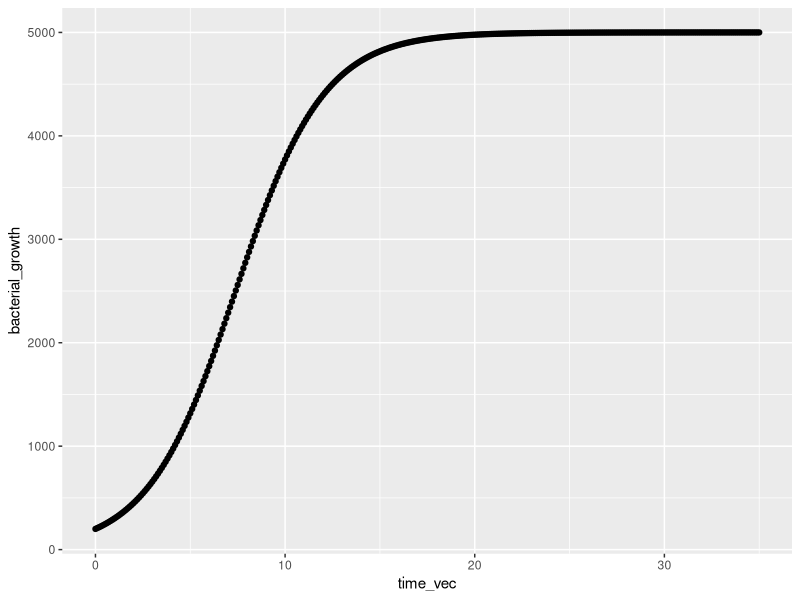
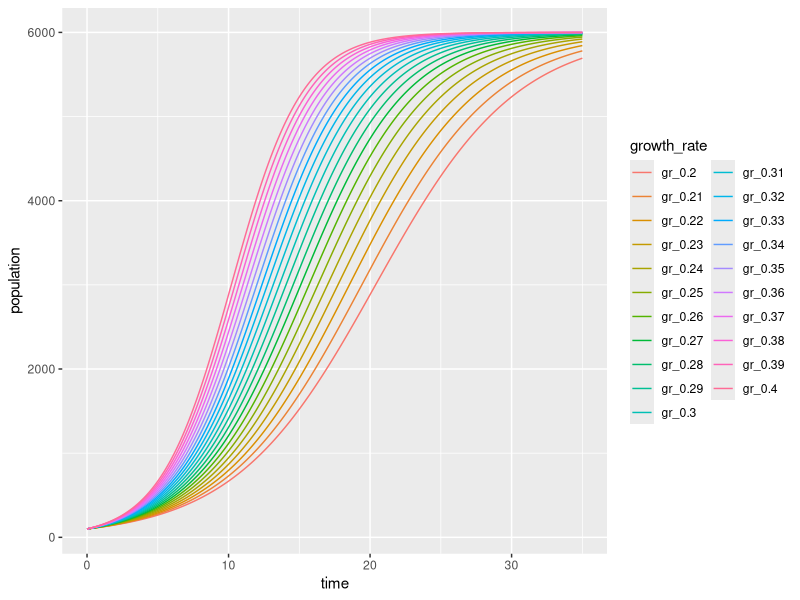

Source code (R) for these figures, in order:
## ---- chunk 1
knitr::opts_chunk$set(echo = TRUE)
library(tidyverse)
library(palmerpenguins)
## ---- chunk 2
quarter_splits <- c(1.0, 1.1, 1.2, 1.1, 1.4, 1.5, 1.6, 1.4)
half_splits <- vector(mode = "numeric", length = length(quarter_splits) - 1)

for (i in 1:(length(quarter_splits) - 1)) {
  half_mile <- quarter_splits[i] + quarter_splits[i + 1]
  half_splits[i] <- half_mile
}

half_splits

# need to use `1:(length(quarter_splits) -1)` instead of `seq_along(quarter_splits) - 1` because there isn't a 0 position and `seq_along() - 1` creates "0, 1, 2, 3, 4, 5, 6, 7"
## ---- chunk 3
birddog_sum <- function(bird, dog) {
  add_birddog <- sum(bird + dog)
  return(add_birddog)
}

bird100_dog5 <- birddog_sum(bird = 100, dog = 5)
bird100_dog5

# how can this break: enter string instead of numeric (`sum()` and `+` expects numerics)
birddog_sum(bird = 10, dog = 10)
## ---- chunk 4
say_hello <- function(friend, weekday) {
  print(paste("Hello,", friend, "have a great", weekday))
}

say_hello(friend = "Sarah", weekday = "Thursday")
## ---- chunk 5
birddog_sum <- function(bird, dog) {
  
  if (bird > 50) {
    stop("Birds can't be greater than 50")
  }
  if (bird < 10) {
    message("Cool little bird!")
  }
  if (dog < 0) {
    warning("Can a dog be less than 0 lbs?")
  }
  
  add_birddog <- sum(bird + dog)
  return(add_birddog)
}

#broken code: birddog_sum(bird = 55, dog = 10)

birddog_sum(bird = 6, dog = 5)

birddog_sum(bird = 6, dog = -5)
## ---- chunk 6
find_multiple <- function(a, b) {
  my_multiplication <- a * b
  print(my_multiplication)
}

# In python this will break (have to use return instead of print)
find_multiple(a = 10, b = 6)

find_multiple(a = 10, b = 6) + 12

# Usually you would store it into another object
my_final_value <- find_multiple(a = 10, b = 6) + 12

my_final_value
## ---- chunk 7
animal_age <- function(animal, age) {
  
  if (animal == "dog") {
    creature_age <- age * 7
  }
  else if (animal == "goat") {
    creature_age <- age * 4.7
  }
  return(creature_age)
}

animal_age(animal = "goat", age = 10)

# How can this break? If you put age as a string, if you enter a different animal name
## ---- chunk 8
# `stop()` stops the code at that point if condition isn't met and gives message
# `warning()` runs the code but gives warning message if condition met
# `message() gives message if certain conditions met

animal_age <- function(animal, age) {
  
  if (!animal %in% c("dog", "goat")) {
    stop("Animal must be a dog or a goat.")
  }
  
  if (animal == "dog") {
    creature_age <- age * 7
  }
  else if (animal == "goat") {
    creature_age <- age * 4.7
  }
  return(creature_age)
}

#broken code: animal_age(animal = "zebra", age = 10)

# won't knit if there's a stop error message showing up, can comment out broken code to allow kniting
## ---- chunk 9
# `%in%` asks, for each element (row) it will ask "in column species, is this Adelie or Gentoo", then it will go to the next row

adelie_gentoo <- penguins %>% 
  filter(species %in% c("Adelie", "Gentoo"))
## ---- chunk 10
# in data set this will go to first row in species column and say "does this match Adelie", then goes to the second row and says "is this Gentoo", keeps going back and for until at end of data set (AKA does't ask is this Adelie or Gentoo for each row)

adelie_gentoo_wrong <- penguins %>% 
  filter(species == c("Adelie", "Gentoo"))
## ---- chunk 11
# when in doubt if something is going to work, build them separately to test them out first
# `colnames(df[i])` will return that column name as a string
# have to use `[[]]` here because we're working with data frame instead of vector

df_means <- function(df) {
  for (i in 1:ncol(df)) {
    col_mean <- mean(df[[i]], na.rm = TRUE)
    col_name <- colnames(df[i])
    print(paste("The mean of", col_name, "is", col_mean))
  }
}

df_means(df = mtcars)
## ---- chunk 12
# Make a subset of only the structural size variables from penguins data set for Chinstraps

chinstrap_sizes <- penguins %>% 
  filter(species == "Chinstrap") %>% 
  select(bill_depth_mm, bill_length_mm, body_mass_g, bill_depth_mm)

df_means(chinstrap_sizes)

df_means(penguins)
## ---- chunk 13
# `is.something` asks the questions is something true or false
# `as.something' assigns an element to be the something

lunchtime <- function(tacos, price_per) {
  
  if (is.numeric(tacos) == FALSE) {
    stop("You must input a number of tacos.")
  }
  
  total_price <- tacos * price_per
  return(total_price)
}

#broken code: lunchtime(tacos = "stop", price_per = 2.5)

lunchtime(tacos = 10, price_per = 4)
## ---- chunk 14
# Calculate groundwater transport rate

gw_rate <- function(site) {
  
  gw_slope_depth <- data.frame(sitename = c("mountain", "prairie", "desert", "beach"),
                               depth = c(32, 41, 63, 2),
                               slope = c(11.2, 0.4, 0.8, 2.6))
  site_select <- filter(gw_slope_depth, sitename == site)
                # could write: `gw_slope_depth %>% filter(sitename == site)`
  
  transport_rate <- 1.4 * site_select$slope + 3.6 * site_select$depth
  
  return(transport_rate)
}

# `filter()` to pull out certain rows
# `select()` to pull out certain columns

gw_rate(site = "beach")
## ---- chunk 15
gw_rate_switch <- function(site) {
  
  gw_slope_depth <- switch(site, 
                           "mountain" = c(32, 11.2),
                           "prairie" = c(41, 0.4),
                           "desert" = c(63, 0.8),
                           "beach" = c(2, 2.6))
  transport_rate <- 1.4 * gw_slope_depth[2] + 3.6 * gw_slope_depth[1]
  
  return(transport_rate)
}

gw_rate_switch("beach")

# Simple way to write this for above example. Maybe not the best for large data set (instead read in as data frame and then use first option to filter)
## ---- chunk 16
# write right site of equation for function, highlight, "command + option + x" - will make function notation

logistic_growth <- function(K, N0, r, time) {
 Nt <- K / (1 + ((K - N0) / N0) * exp(-r * time))
  print(Nt)
}

logistic_growth(K = 5000, N0 = 200, r = 0.43, time = 6)

# can input one vector for an argument of function

time_vec <- seq(from = 0, to = 35, by = 0.1)

bacterial_growth <- logistic_growth(K = 5000, N0 = 200, r = 0.43, time = time_vec)

bacterial_df <- data.frame(time_vec, bacterial_growth)

ggplot(data = bacterial_df, aes(x = time_vec, y = bacterial_growth)) +
  geom_point()
## ---- chunk 17
r_seq <- seq(from = 0.20, to = 0.40, by = 0.01)
time_vec <- seq(from = 0, to = 35, by = 0.1)

out_matrix <- matrix(nrow = length(time_vec), ncol = length(r_seq))

# N0 = 100, K = 6000
for (i in seq_along(r_seq)) {
  for (j in seq_along(time_vec)) {
    pop <- logistic_growth(K = 6000, N0 = 100, r = r_seq[i], time = time_vec[j])
    out_matrix[j, i] <- pop
  }
}
# generally won't be writing more than one a double for loop 


# Wrangling: put column of time as the first column of the output matrix
out_df <- data.frame(time = time_vec, out_matrix)

# Wrangling: updated column names
colnames(out_df) <- c("time", paste0("gr_", r_seq))

# make a long form (tidy version) of this data
  # `pivotlonger()` takes names from a span of columns, puts them into single column, then lines up values with appropriate number    of names so everything lines up correctly still
out_df_long <- out_df %>% 
  pivot_longer(-time, names_to = "growth_rate", values_to = "population")

# Make in ggplot a LINE GRAPH (geom_line()) for population (y-axis) over time (x-axis) with color depending on growth rate
ggplot(data = out_df_long, aes(x = time, y = population )) +
  geom_line(aes(color = growth_rate))

